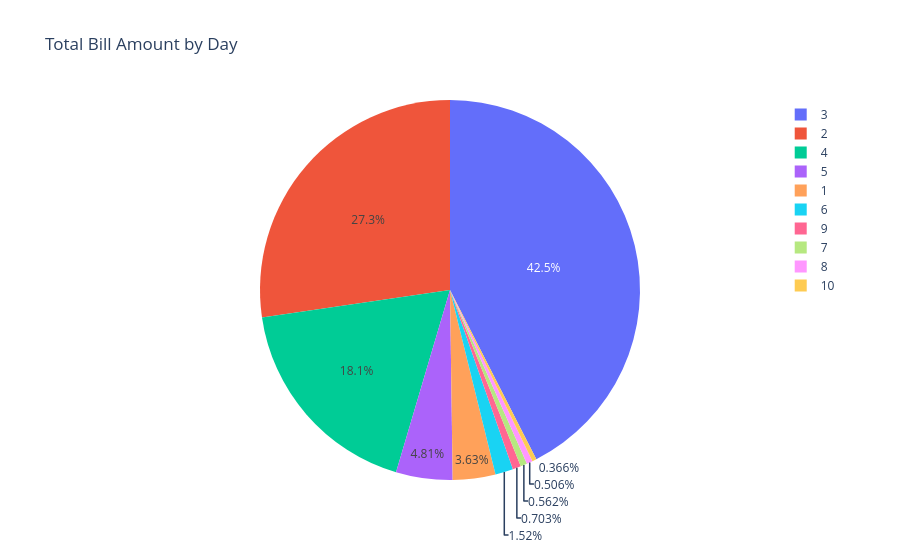

The cell this chart's notebook holds for it:
### Code cell
# ploting pie chart of bedroom Data
fig= px.pie(df, names='bedRoom',title='BHK Pie chart')
fig.show()

### Figure 1 — Plotly figure (JSON) as saved in the notebook; plotly's stock layout.template omitted (floating-point values rounded to 4 significant figures; data arrays with more than 128 entries replaced by an {"elided": "..."} marker saying what was removed)
{"data": [{"domain": {"x": [0, 1], "y": [0, 1]}, "hovertemplate": "bedRoom=%{label}<extra></extra>", "labels": {"elided": "3556 int values"}, "legendgroup": "", "name": "", "showlegend": true, "type": "pie"}], "layout": {"legend": {"tracegroupgap": 0}, "title": {"text": "Total Bill Amount by Day"}}}
